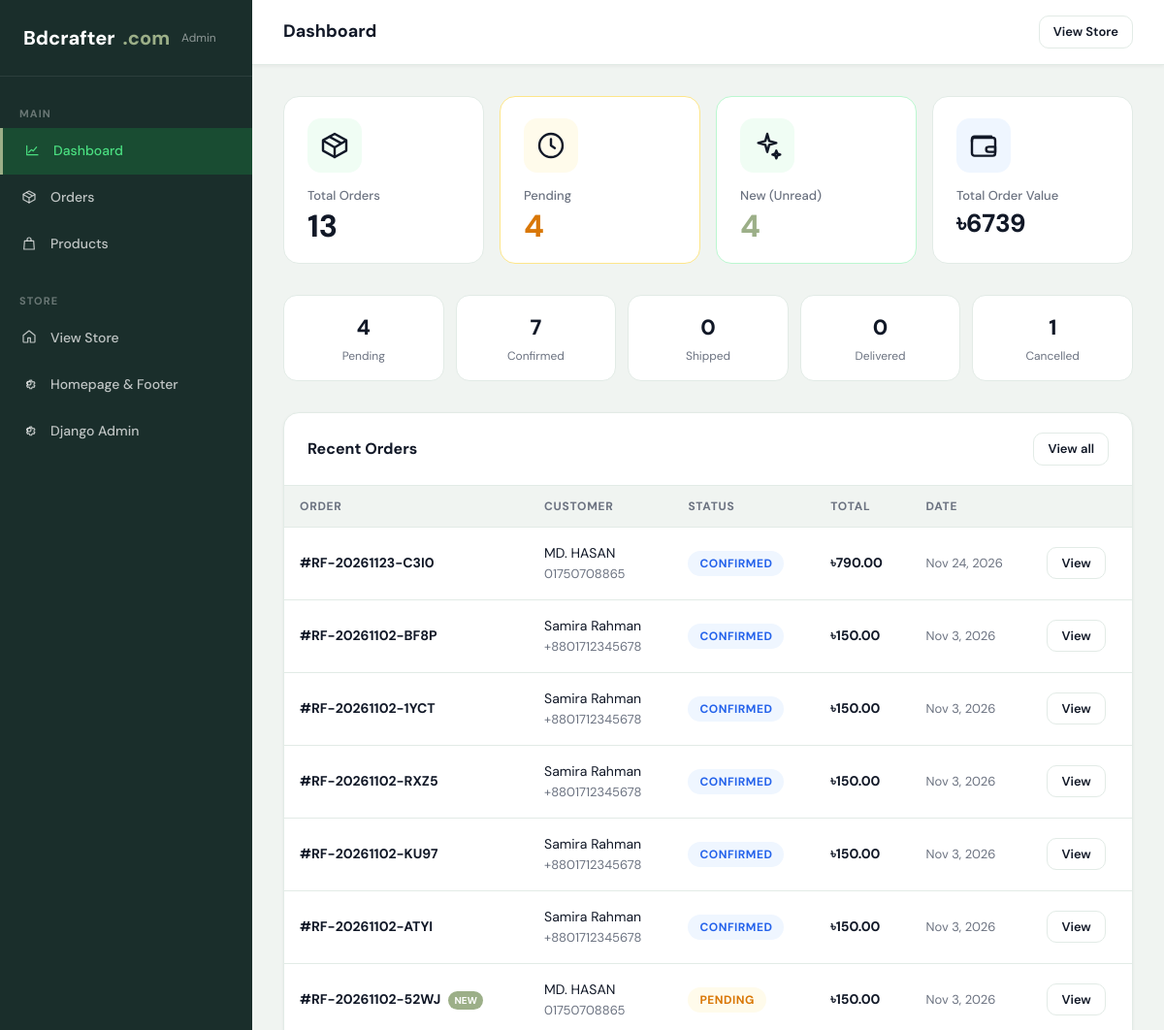
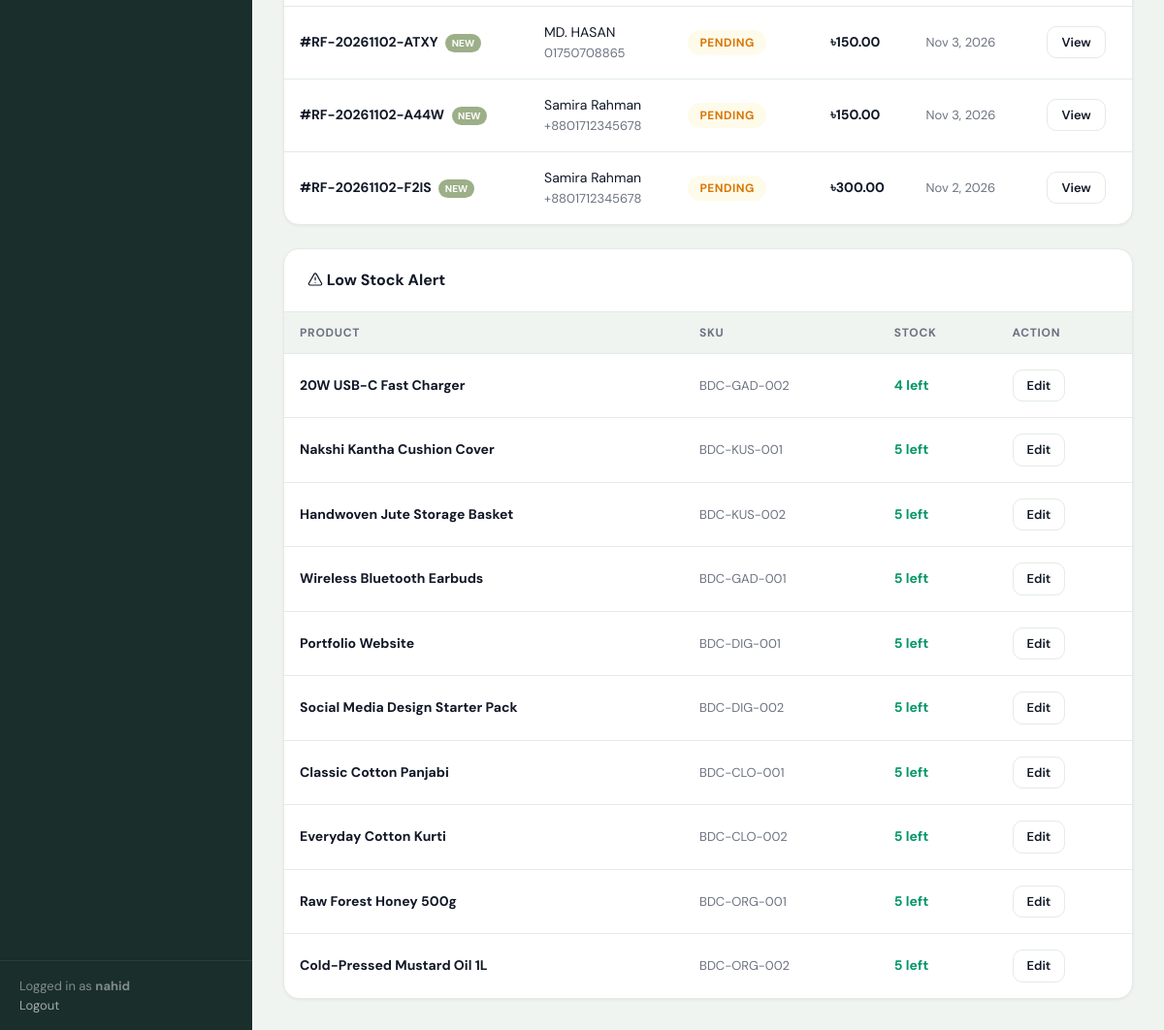
Page /store-admin/ (signed in) on the committed database (2 pictures, top to bottom).
### shop/models.py (models this page shows, shortened)
class Order(models.Model):
    CURRENCY_CHOICES = Product.CURRENCY_CHOICES
    STATUS_CHOICES = [
        ('pending', 'Pending'),
        ('confirmed', 'Confirmed'),
        ('processing', 'Processing'),
        ('packed', 'Packed'),
        ('shipped', 'Shipped'),
        ('delivered', 'Delivered'),
        ('cancelled', 'Cancelled'),
        ('returned', 'Returned'),
        ('refunded', 'Refunded'),
    ]
    user = models.ForeignKey(User, related_name='orders', on_delete=models.SET_NULL, null=True, blank=True)
    order_number = models.CharField(max_length=30, unique=True, blank=True)
    session_key = models.CharField(max_length=40, blank=True)
    first_name = models.CharField(max_length=120)
    last_name = models.CharField(max_length=120)
    email = models.EmailField()
    phone = models.CharField(max_length=40)
    shipping_address = models.CharField(max_length=255)
    shipping_city = models.CharField(max_length=100)
    shipping_state = models.CharField(max_length=100, blank=True)
    shipping_postal_code = models.CharField(max_length=40, blank=True)
    shipping_country = models.CharField(max_length=100, default='Bangladesh')
    billing_address = models.CharField(max_length=255, blank=True)
    billing_city = models.CharField(max_length=100, blank=True)
    billing_state = models.CharField(max_length=100, blank=True)
    billing_postal_code = models.CharField(max_length=40, blank=True)
    billing_country = models.CharField(max_length=100, blank=True)
    note = models.TextField(blank=True)
    coupon = models.ForeignKey(Coupon, null=True, blank=True, on_delete=models.SET_NULL)
    discount = models.DecimalField(max_digits=10, decimal_places=2, default=0)
    shipping_cost = models.DecimalField(max_digits=10, decimal_places=2, default=0)
    total = models.DecimalField(max_digits=12, decimal_places=2)
    currency = models.CharField(max_length=3, choices=CURRENCY_CHOICES, default='BDT')
    requires_quote = models.BooleanField(default=False)
    payment_method = models.CharField(max_length=50, default='Cash on Delivery')
    payment_status = models.CharField(max_length=60, default='Pending')
    status = models.CharField(max_length=30, choices=STATUS_CHOICES, default='pending')
    is_new = models.BooleanField(default=True)  # For admin "new order" indicator
    created_at = models.DateTimeField(auto_now_add=True)
    updated_at = models.DateTimeField(auto_now=True)
    class Meta:
        ordering = ['-created_at']
    @property
    def quote_only(self):
        return self.requires_quote and self.total == 0

class Product(models.Model):
    CURRENCY_CHOICES = [
        ('BDT', 'Bangladeshi Taka'),
        ('USD', 'US Dollar'),
    ]
    name = models.CharField(max_length=250)
    slug = models.SlugField(max_length=260, unique=True)
    sku = models.CharField(max_length=80, unique=True)
    brand = models.ForeignKey(Brand, related_name='products', on_delete=models.SET_NULL, null=True, blank=True)
    category = models.ForeignKey(Category, related_name='products', on_delete=models.SET_NULL, null=True)
    subcategory = models.ForeignKey(SubCategory, related_name='products', on_delete=models.SET_NULL, null=True, blank=True)
    tags = models.ManyToManyField(Tag, related_name='products', blank=True)
    description = models.TextField(blank=True)
    short_description = models.TextField(blank=True)
    price = models.DecimalField(max_digits=10, decimal_places=2)
    currency = models.CharField(max_length=3, choices=CURRENCY_CHOICES, default='BDT')
    price_on_request = models.BooleanField(default=False)
    sale_price = models.DecimalField(max_digits=10, decimal_places=2, null=True, blank=True)
    stock = models.PositiveIntegerField(default=0)
    featured = models.BooleanField(default=False)
    published = models.BooleanField(default=True)
    draft = models.BooleanField(default=False)
    created_at = models.DateTimeField(auto_now_add=True)
    updated_at = models.DateTimeField(auto_now=True)
    class Meta:
        ordering = ['-created_at']

### shop/admin_views.py (the view)
# urls.py: path('', admin_views.admin_dashboard, name='dashboard'),
@staff_member_required(login_url='/accounts/login/')
def admin_dashboard(request):
    from decimal import Decimal
    total_orders = Order.objects.count()
    pending_orders = Order.objects.filter(status='pending').count()
    new_orders = Order.objects.filter(is_new=True).count()
    order_values = Order.objects.exclude(status='cancelled')
    total_revenue = order_values.filter(currency='BDT').aggregate(
        rev=Sum('total')
    )['rev'] or Decimal('0')
    total_revenue_usd = order_values.filter(currency='USD').aggregate(
        rev=Sum('total')
    )['rev'] or Decimal('0')
    recent_orders = Order.objects.select_related('user').order_by('-created_at')[:10]
    low_stock = Product.objects.filter(published=True, draft=False, stock__lte=5).order_by('stock')[:10]
    status_counts = {
        'pending': Order.objects.filter(status='pending').count(),
        'confirmed': Order.objects.filter(status='confirmed').count(),
        'shipped': Order.objects.filter(status='shipped').count(),
        'delivered': Order.objects.filter(status='delivered').count(),
        'cancelled': Order.objects.filter(status='cancelled').count(),
    }
    return render(request, 'admin_panel/dashboard.html', {
        'total_orders': total_orders,
        'pending_orders': pending_orders,
        'new_orders': new_orders,
        'total_revenue': total_revenue,
        'total_revenue_usd': total_revenue_usd,
        'recent_orders': recent_orders,
        'low_stock': low_stock,
        'status_counts': status_counts,
        'page': 'dashboard',
    })

### shop/templates/admin_panel/dashboard.html (shortened to what this page needs)
{% extends 'admin_panel/base.html' %}
{% load money %}
{% block topbar_title %}Dashboard{% endblock %}
{% block content %}
<div style="display:grid;grid-template-columns:repeat(auto-fit,minmax(180px,1fr));gap:1rem;margin-bottom:2rem;">
    <div class="stat-card">
        <div class="stat-icon" style="background:#f0fdf4;">{% include 'shop/includes/icon.html' with icon='package' %}</div>
        <div class="stat-label">Total Orders</div>
        <div class="stat-value">{{ total_orders }}</div>
    </div>
    <div class="stat-card" style="border-color:#fde68a;">
        <div class="stat-icon" style="background:#fffbeb;">{% include 'shop/includes/icon.html' with icon='clock' %}</div>
        <div class="stat-label">Pending</div>
        <div class="stat-value" style="color:#d97706;">{{ pending_orders }}</div>
    </div>
    {% if new_orders > 0 %}
    <div class="stat-card" style="border-color:#bbf7d0;">
        <div class="stat-icon" style="background:#f0fdf4;">{% include 'shop/includes/icon.html' with icon='sparkles' %}</div>
        <div class="stat-label">New (Unread)</div>
        <div class="stat-value" style="color:var(--primary);">{{ new_orders }}</div>
    </div>
    {% endif %}
    <div class="stat-card">
        <div class="stat-icon" style="background:#eff6ff;">{% include 'shop/includes/icon.html' with icon='wallet' %}</div>
        <div class="stat-label">Total Order Value</div>
        <div class="stat-value" style="font-size:1.625rem;">৳{{ total_revenue|floatformat:0 }}</div>
    </div>
</div>
<div style="display:grid;grid-template-columns:repeat(auto-fit,minmax(120px,1fr));gap:.75rem;margin-bottom:2rem;">
    {% for status, count in status_counts.items %}
    <a href="{% url 'admin_panel:orders' %}?status={{ status }}" style="
        text-decoration:none;background:var(--surface);border:1px solid var(--border);
        border-radius:.875rem;padding:1rem;text-align:center;
        transition:transform .2s,box-shadow .2s;
    " onmouseover="this.style.transform='translateY(-2px)';this.style.boxShadow='0 4px 12px rgba(0,0,0,.1)'"
       onmouseout="this.style.transform='';this.style.boxShadow=''">
        <div style="font-size:1.375rem;font-weight:800;">{{ count }}</div>
        <div style="font-size:.75rem;color:var(--muted);text-transform:capitalize;margin-top:.25rem;">{{ status }}</div>
    </a>
    {% endfor %}
</div>
<div style="display:grid;grid-template-columns:1fr;gap:1.5rem;" id="dash-grid">
    <div class="card" style="overflow:hidden;">
        <div style="padding:1.25rem 1.5rem;border-bottom:1px solid var(--border);display:flex;align-items:center;justify-content:space-between;">
            <h2 style="font-size:1rem;font-weight:700;margin:0;">Recent Orders</h2>
            <a href="{% url 'admin_panel:orders' %}" class="btn btn-ghost btn-sm">View all</a>
        </div>
        {% if recent_orders %}
        <div style="overflow-x:auto;">
            <table class="admin-table">
                <thead>
                    <tr>
                        <th>Order</th>
                        <th>Customer</th>
                        <th>Status</th>
                        <th>Total</th>
                        <th>Date</th>
                        <th></th>
                    </tr>
                </thead>
                <tbody>
                    {% for order in recent_orders %}
                    <tr>
                        <td>
                            <strong>#{{ order.order_number }}</strong>
                            {% if order.is_new %}<span class="status-new-indicator">NEW</span>{% endif %}
                        </td>
                        <td>
                            {{ order.first_name }} {{ order.last_name }}<br>
                            <span style="font-size:.8125rem;color:var(--muted);">{{ order.phone }}</span>
                        </td>
                        <td><span class="status-badge status-{{ order.status }}">{{ order.status|capfirst }}</span></td>
                        <td><strong>{% if order.quote_only %}Quote pending{% else %}{{ order.currency|currency_symbol }}{{ order.total }}{% if order.requires_quote %} + quote pending{% endif %}{% endif %}</strong></td>
                        <td style="color:var(--muted);font-size:.8125rem;">{{ order.created_at|date:"M j, Y" }}</td>
                        <td>
                            <a href="{% url 'admin_panel:order_detail' order.id %}" class="btn btn-ghost btn-sm">View</a>
                        </td>
                    </tr>
                    {% endfor %}
                </tbody>
            </table>
        </div>
        {% else %}
        <div style="padding:2rem;text-align:center;color:var(--muted);">No orders yet.</div>
        {% endif %}
    </div>
    {% if low_stock %}
    <div class="card" style="overflow:hidden;">
        <div style="padding:1.25rem 1.5rem;border-bottom:1px solid var(--border);display:flex;align-items:center;gap:.75rem;">
            <h2 style="font-size:1rem;font-weight:700;margin:0;">{% include 'shop/includes/icon.html' with icon='alert' %} Low Stock Alert</h2>
        </div>
        <div style="overflow-x:auto;">
            <table class="admin-table">
                <thead>
                    <tr><th>Product</th><th>SKU</th><th>Stock</th><th>Action</th></tr>
                </thead>
                <tbody>
                    {% for product in low_stock %}
                    <tr>
                        <td><strong>{{ product.name }}</strong></td>
                        <td style="color:var(--muted);font-size:.8125rem;">{{ product.sku }}</td>
                        <td>
                            <span style="
                                font-weight:700;font-size:.875rem;
                                color:{% if product.stock == 0 %}#dc2626{% elif product.stock <= 2 %}#d97706{% else %}#059669{% endif %};
                            ">{{ product.stock }} left</span>
                        </td>
                        <td>
                            <a href="/admin/shop/product/{{ product.id }}/change/" class="btn btn-ghost btn-sm">Edit</a>
                        </td>
                    </tr>
                    {% endfor %}
                </tbody>
            </table>
        </div>
    </div>
    {% endif %}
</div>
{% endblock %}

### shop/templates/admin_panel/base.html (shortened to what this page needs)
{% load static %}
<!DOCTYPE html>
<html lang="en">
<head>
    <script src="https://cdn.tailwindcss.com"></script>
</head>
<body>
<aside class="admin-sidebar" id="adminSidebar">
    <div class="sidebar-logo">
        <a href="{% url 'admin_panel:dashboard' %}">
            Bdcrafter<span class="dot">.com</span>
            <span style="font-size:.75rem;opacity:.5;font-weight:400;margin-left:.25rem;">Admin</span>
        </a>
    </div>
    <nav class="sidebar-nav">
        <div class="sidebar-section">Main</div>
        <a href="{% url 'admin_panel:dashboard' %}" class="sidebar-link {% if page == 'dashboard' %}active{% endif %}">
            <span class="sidebar-icon">{% include 'shop/includes/icon.html' with icon='chart' %}</span> Dashboard
        </a>
        <a href="{% url 'admin_panel:orders' %}" class="sidebar-link {% if page == 'orders' %}active{% endif %}">
            <span class="sidebar-icon">{% include 'shop/includes/icon.html' with icon='package' %}</span> Orders
        </a>
        <a href="{% url 'admin_panel:products' %}" class="sidebar-link {% if page == 'products' %}active{% endif %}">
            <span class="sidebar-icon">{% include 'shop/includes/icon.html' with icon='bag' %}</span> Products
        </a>
        <div class="sidebar-section" style="margin-top:.75rem;">Store</div>
        <a href="{% url 'shop:home' %}" target="_blank" class="sidebar-link">
            <span class="sidebar-icon">{% include 'shop/includes/icon.html' with icon='home' %}</span> View Store
        </a>
        <a href="{% url 'admin_panel:storefront_content' %}" class="sidebar-link {% if page == 'storefront' %}active{% endif %}">
            <span class="sidebar-icon">{% include 'shop/includes/icon.html' with icon='settings' %}</span> Homepage &amp; Footer
        </a>
        <a href="/admin/" class="sidebar-link">
            <span class="sidebar-icon">{% include 'shop/includes/icon.html' with icon='settings' %}</span> Django Admin
        </a>
    </nav>
    <div class="sidebar-footer">
        Logged in as <strong>{{ request.user.username }}</strong><br>
        <a href="{% url 'logout' %}">Logout</a>
    </div>
</aside>
<div class="admin-main">
    <header class="admin-topbar">
        <div style="display:flex;align-items:center;gap:1rem;">
            <span class="topbar-title">{% block topbar_title %}Admin{% endblock %}</span>
        </div>
        <div class="topbar-actions">
            <a href="{% url 'shop:home' %}" target="_blank" class="btn btn-ghost btn-sm">View Store</a>
        </div>
    </header>
    <div class="admin-content">
        {% block content %}{% endblock %}
    </div>
</div>
</body>
</html>

### rows in the picture
Order: id "4", status "Pending", order_number "RF-20261102-F2IS", is_new "NEW", first_name "Samira", last_name "Rahman", phone "+8801712345678", status "PENDING", currency "৳", total "300.00", created_at "Nov 2, 2026"
Order: order_number "RF-20261123-C3I0", first_name "MD.", last_name "HASAN", phone "01750708865", status "CONFIRMED", currency "৳", total "790.00", created_at "Nov 24, 2026"
Order: order_number "RF-20261102-BF8P", first_name "Samira", last_name "Rahman", phone "+8801712345678", status "CONFIRMED", currency "৳", total "150.00", created_at "Nov 3, 2026"
Order: order_number "RF-20261102-1YCT", first_name "Samira", last_name "Rahman", phone "+8801712345678", status "CONFIRMED", currency "৳", total "150.00", created_at "Nov 3, 2026"
Order: order_number "RF-20261102-RXZ5", first_name "Samira", last_name "Rahman", phone "+8801712345678", status "CONFIRMED", currency "৳", total "150.00", created_at "Nov 3, 2026"
Order: order_number "RF-20261102-KU97", first_name "Samira", last_name "Rahman", phone "+8801712345678", status "CONFIRMED", currency "৳", total "150.00", created_at "Nov 3, 2026"
Order: order_number "RF-20261102-ATYI", first_name "Samira", last_name "Rahman", phone "+8801712345678", status "CONFIRMED", currency "৳", total "150.00", created_at "Nov 3, 2026"
Order: order_number "RF-20261102-52WJ", is_new "NEW", first_name "MD.", last_name "HASAN", phone "01750708865", status "PENDING", currency "৳", total "150.00", created_at "Nov 3, 2026"
Order: order_number "RF-20261102-ATXY", is_new "NEW", first_name "MD.", last_name "HASAN", phone "01750708865", status "PENDING", currency "৳", total "150.00", created_at "Nov 3, 2026"
Order: order_number "RF-20261102-A44W", is_new "NEW", first_name "Samira", last_name "Rahman", phone "+8801712345678", status "PENDING", currency "৳", total "150.00", created_at "Nov 3, 2026"
Product: name "20W USB-C Fast Charger", sku "BDC-GAD-002", stock "4"
Product: name "Nakshi Kantha Cushion Cover", sku "BDC-KUS-001", stock "5"
Product: name "Handwoven Jute Storage Basket", sku "BDC-KUS-002", stock "5"
Product: name "Wireless Bluetooth Earbuds", sku "BDC-GAD-001", stock "5"
Product: name "Portfolio Website", sku "BDC-DIG-001", stock "5"
Product: name "Social Media Design Starter Pack", sku "BDC-DIG-002", stock "5"
Product: name "Classic Cotton Panjabi", sku "BDC-CLO-001", stock "5"
Product: name "Everyday Cotton Kurti", sku "BDC-CLO-002", stock "5"
Product: name "Raw Forest Honey 500g", sku "BDC-ORG-001", stock "5"
Product: name "Cold-Pressed Mustard Oil 1L", sku "BDC-ORG-002", stock "5"

### other values in the picture
{{ request.user.username }} "nahid"
{{ total_orders }} "13"
{{ pending_orders }} "4"
{{ new_orders }} "4"
{{ total_revenue|floatformat:0 }} "6739"
{{ count }} "7" "0" "0" "1"
{{ status }} "Confirmed" "Shipped" "Delivered" "Cancelled"
